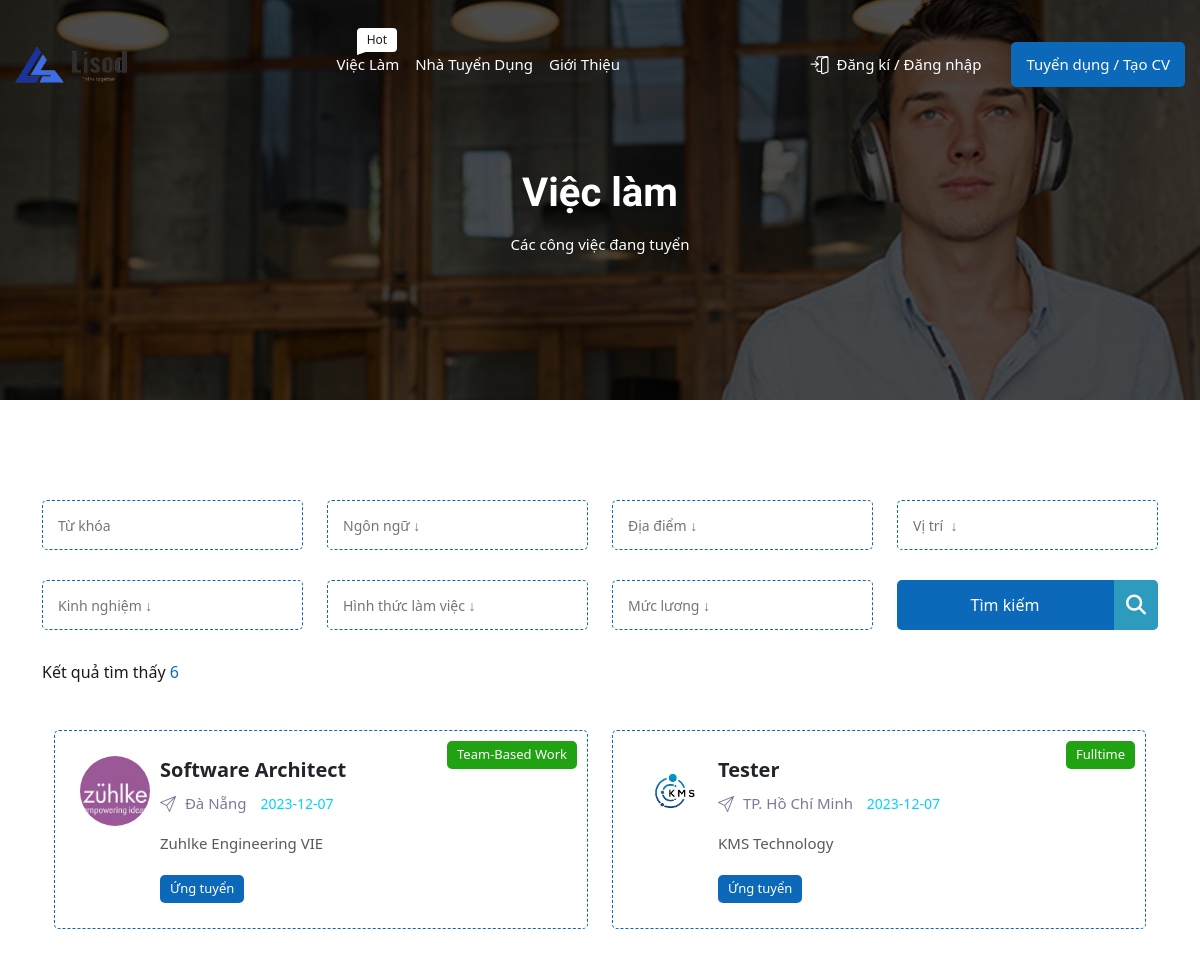
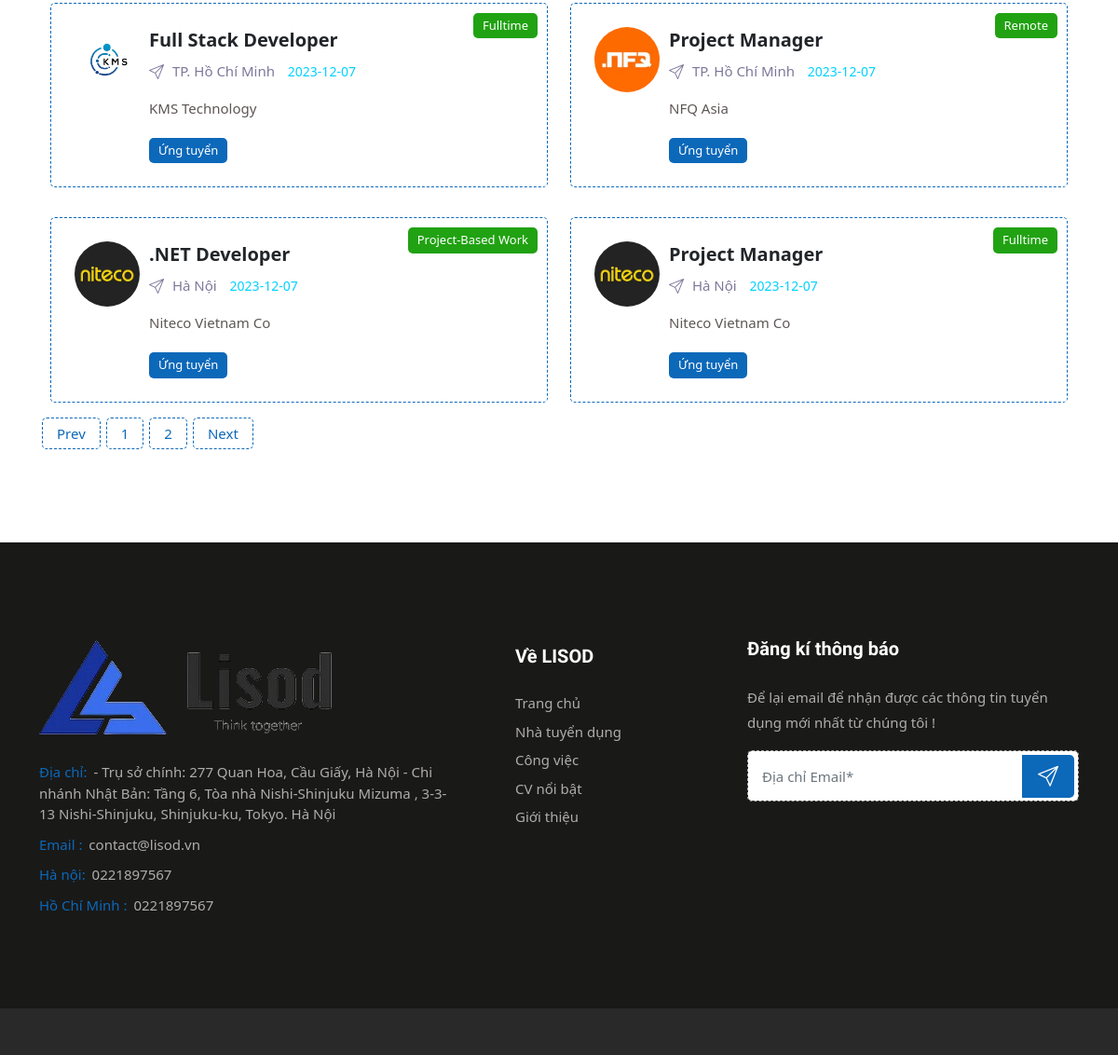
Page /src/WEB/index.php?act=listRecr on the committed database (2 pictures, top to bottom).
### tables this page shows
CREATE TABLE IF NOT EXISTS `datafilter` (
  `id` int(11) NOT NULL,
  `age` varchar(255) NULL,
  `gender` varchar(10) NULL,
  `address` varchar(255) NULL,
  `exp` varchar(255) NULL,
  `job` varchar(255) NULL,
  `level` varchar(255) NULL,
  `salary` varchar(255) NULL,
  `progLang` varchar(255) NULL,
  `typeRecr` varchar(255) NULL,
  `date` varchar(255) NULL
);

CREATE TABLE IF NOT EXISTS `recr` (
  `id` int(10) NOT NULL,
  `idcorp` int(10) NOT NULL,
  `job` varchar(255) NULL,
  `exp` varchar(255) NULL,
  `level` varchar(255) NULL,
  `salary` varchar(255) NULL,
  `progLang` varchar(255) NULL,
  `type` varchar(255) NULL,
  `description` text NULL,
  `start` date  NULL,
  `end` date NULL,
  `request` text NULL
);

CREATE TABLE IF NOT EXISTS `gallery` (
  `id` int(10) NOT NULL,
  `iduser` int(10) NOT NULL,
  `avatar` varchar(255) NULL,
  `thumbnail1` varchar(255) NULL,
  `thumbnail2` varchar(255) NULL,
  `thumbnail3` varchar(255) NULL,
  `thumbnail4` varchar(255) NULL,
  `thumbnail5` varchar(255) NULL
);

CREATE TABLE IF NOT EXISTS `user` (
  `id` int(10) NOT NULL,
  `username` varchar(255) NOT NULL,
  `pass` varchar(255) NOT NULL,
  `name` varchar(255) NOT NULL,
  `email` varchar(255) NOT NULL,
  `phone` varchar(13) NOT NULL,
  `address` varchar(255) NULL,
  `role` int(2) NOT NULL
);

### src/WEB/index.php (called while the page is built)
<?php
include 'controller/controller.php';

### src/WEB/global.php (called while the page is built, shortened)
<?php
function checkfind($input, $output)
{
    $return =  $input !== '' && $input !== 'Không chọn' && $input !== 'Khác' ? $input : $output;
    return $return;
}
function checkCorpAvaNull($input)
{
    $return = $input == '' ? 'assets/img/unknowCorp.png' : 'assets/uploads/' . $input;
    return $return;
}

### src/WEB/model/pdo.php (called while the page is built, shortened)
<?php
function pdo_get_connection(){
    $servername = "db";
    $username = "ankan";
    $password = "310102";
    try {
        $conn = new PDO("mysql:host=$servername;dbname=web_tuyendung", $username, $password);
        $conn->setAttribute(PDO::ATTR_ERRMODE, PDO::ERRMODE_EXCEPTION);
        return $conn;
    } catch(PDOException $e) {
        echo "Connection failed: " . $e->getMessage();
    }
}
function pdo_query($sql){
    $sql_args=array_slice(func_get_args(),1);
    try{
        $conn=pdo_get_connection();
        $stmt=$conn->prepare($sql);
        $stmt->execute($sql_args);
        $rows=$stmt->fetchAll();
        return $rows;
    }
    catch(PDOException $e){
        throw $e;
    }
    finally{
        unset($conn);
    }
}
function pdo_query_one($sql){
    $sql_args=array_slice(func_get_args(),1);
    try{
        $conn=pdo_get_connection();
        $stmt=$conn->prepare($sql);
        $stmt->execute($sql_args);
        $row=$stmt->fetch(PDO::FETCH_ASSOC);
        return $row;
    }
    catch(PDOException $e){
        throw $e;
    }
    finally{
        unset($conn);
    }
}

### src/WEB/model/datafilter.php (called while the page is built)
<?php
function data()
{
    $sql = "SELECT * FROM datafilter ";
    return pdo_query($sql);
}

### src/WEB/model/recr.php (called while the page is built, shortened)
<?php
function recr_select_all($kym, $level, $typeRecr, $salary, $progLang, $address, $exp , $job)
{
    $sql = "SELECT r.* , c.introduce , u.address , u.name , g.avatar FROM recr r LEFT JOIN corp c ON c.id= r.idcorp
        LEFT JOIN user u ON u.id = c.iduser LEFT JOIN gallery g ON u.id = g.iduser where 1 ";
    $sql .= $level !== '' ? " AND r.level LIKE '%" . $level . "%' " : "";
    $sql .= $typeRecr !== '' ? " AND r.type LIKE '%" . $typeRecr . "%' " : "";
    $sql .= $exp !== '' ? " AND r.exp LIKE '%" . $exp . "%' " : "";
    $sql .= $address !== '' ? " AND u.address LIKE '%" . $address . "%' " : "";
    $sql .= $salary !== '' ? " AND r.salary LIKE '%" . $salary . "%' " : "";
    $sql .= $progLang !== '' ? " AND r.progLang LIKE '%" . $progLang . "%' " : "";
    $sql .= $job !== '' ? " AND r.job LIKE '%" . $job . "%' " : "";
    $sql .= " ORDER BY r.id DESC  ";
    $valu = pdo_query($sql);
    return  $valu;
}
function get_records()
{
    $sql = "SELECT r.* , c.introduce , u.address , u.name, g.avatar
        FROM recr r
        LEFT JOIN corp c ON c.id= r.idcorp
        LEFT JOIN user u ON u.id = c.iduser
        LEFT JOIN gallery g ON c.iduser = g.iduser where 1 ORDER BY r.id DESC LIMIT 0,8";
    $valu = pdo_query($sql);
    return  $valu;
}
function get_Total_Records()
{
    $sql = "SELECT COUNT(id) AS total FROM recr";
    $valu = pdo_query_one($sql);
    return $valu;
}

### src/WEB/view/recr/listRecr.php (the view, shortened to what this page needs)
<div class="page-title-area">
    <div class="d-table">
        <div class="d-table-cell">
            <div class="container">
                <div class="title-item">
                    <h2>Việc làm</h2>
                    <ul>
                        <li>
                            Các công việc đang tuyển
                        </li>
                    </ul>
                </div>
            </div>
        </div>
    </div>
</div>
<div class="job-area-list ptb-100">
    <div class="job-filter-area ">
        <div class="container ">
            <form action="index.php?act=listRecr" method="POST">
                <div class="row">
                    <div class="col-sm-6 col-lg-3 form-group position-relative">
                        <input type="text" class="searchSelect" placeholder="Từ khóa" name="key">
                    </div>
                    <div class="col-sm-6 col-lg-3 form-group position-relative">
                        <input name="progLang" type="text" class="searchSelect" id="searchlevel" placeholder="<?= checkfind('', 'Ngôn ngữ'); ?> &darr;">
                    </div>
                    <div class="col-sm-6 col-lg-3 form-group position-relative">
                        <input name="address" type="text" class="searchSelect" id="searchaddress" placeholder="<?= checkfind('', 'Địa điểm'); ?> &darr;">
                    </div>
                    <div class="col-sm-6 col-lg-3 form-group position-relative">
                        <input name="level" type="text" class="searchSelect" id="searchjob" placeholder="<?= checkfind('', 'Vị trí '); ?> &darr;">
                    </div>
                    <div class="col-sm-6 col-lg-3 form-group position-relative">
                        <input name="exp" type="text" class="searchSelect" id="searchexp" placeholder="<?= checkfind('', 'Kinh nghiệm'); ?> &darr;">
                    </div>
                    <div class="col-sm-6 col-lg-3 form-group position-relative">
                        <input name="typeRecr" type="text" class="searchSelect" id="searchskill" placeholder="<?= checkfind('', 'Hình thức làm việc'); ?> &darr;">
                    </div>
                    <div class="col-sm-6 col-lg-3 form-group position-relative">
                        <input name="salary" type="text" class="searchSelect" id="searchsalary" placeholder="<?= checkfind('', 'Mức lương'); ?> &darr;">
                    </div>
                    <div class="col-sm-6 col-lg-3">
                        <button type="submit" name="search_recr" class="btn cmn-btn">
                            Tìm kiếm
                            <i class="fa-solid fa-magnifying-glass"></i>
                        </button>
                    </div>
                </div>
            </form>
        </div>
    </div>
    <div class="container">
        <ul class="job-list-item align-items-center">
            <li>
                <a href="#">Kết quả tìm thấy <span><span><?= $total ?></span></span></a>
            </li>
        </ul>
        <div class="container">
            <div class="row " id="data-container">
                <?php if (empty($val_racr)) {
                    echo "<div class=' my-3'>
                        <div class='employer-item text-center'>
                            Không có việc bạn tìm !
                        </div>
                    </div>";
                } else {
                    foreach ($val_racr as $key) : ?>
                        <?php
                        extract($key);
                        ?>
                        <?php $link_recr = "index.php?act=info_recr&id=" . $id; ?>
                        <div class='col-lg-6  mx-0'>
                            <div class="employer-item my-3 ">
                                <img data-cfsrc='<?= checkCorpAvaNull($avatar)  ?>' alt='Employer' style='width: 70px; height: 70px;object-fit: cover;' class="rounded-circle ">
                                <h3><a href='<?= $link_recr ?>' class="text-dark"><?= $job ?></a></h3>
                                <ul>
                                    <li>
                                        <i class='flaticon-send'></i>
                                        <?= $address ?>
                                    </li>
                                    <li><?= $start ?></li>
                                </ul>
                                <p><?= $name ?>
                                </p>
                                <span class="span-one" style="background-color: var(--secondary);"><a href="<?= $link_recr ?>" class="text-white">Ứng tuyển</a></span>
                                <span class='span-two'><?= $type ?> </span>
                            </div>
                        </div>
                <?php endforeach;
                } ?>
            </div>
        </div>
        <div class="pagination-area">
            <ul class="pagination">
                <li><a href="#" id="prev">Prev</a></li>
                <?php
                for ($i = 1; $i <= $totalPages; $i++) {
                    echo "<li><a href='#' class='page' data-page='$i'>$i</a></li>";
                }
                ?>
                <li><a href="#" id="next">Next</a></li>
            </ul>
        </div>
    </div>
</div>

### src/WEB/assets/css/meanmenu.css (style rules this page uses)
body { font-family:oswald,sans-serif;padding:0;margin:0;font-size:15px;background-color:#f1f1f1 }

### src/WEB/assets/css/comboselect.css (style rules this page uses)
.searchSelect { color: #746d6d; height: 50px; border-radius: 5px; border: 1px dashed var(--secondary); padding-left: 15px; font-size: 14px; line-height: 45px; display: block; width: 100%; outline: none; }

### src/WEB/assets/css/responsive.css (style rules this page uses)
:root { --main: rgba(0,0,0,0.9); --secondary: rgb(12, 104, 185); --secondary-child: rgba(78,205,196,0.5); --font: rgba(0,0,0,0.9); }

### rows in the picture
datafilter: level "Vị trí ↓", exp "Kinh nghiệm ↓", typeRecr "Hình thức làm việc ↓", salary "Mức lương ↓"
recr: gallery.avatar (picture), job "Software Architect", user.address "Đà Nẵng", start "2023-12-07", user.name "Zuhlke Engineering VIE", type "Team-Based Work"
recr: gallery.avatar (picture), job "Tester", user.address "TP. Hồ Chí Minh", start "2023-12-07", user.name "KMS Technology", type "Fulltime"
recr: gallery.avatar (picture), job "Full Stack Developer", user.address "TP. Hồ Chí Minh", start "2023-12-07", user.name "KMS Technology", type "Fulltime"
recr: gallery.avatar (picture), job "Project Manager", user.address "TP. Hồ Chí Minh", start "2023-12-07", user.name "NFQ Asia", type "Remote"
recr: gallery.avatar (picture), job ".NET Developer", user.address "Hà Nội", start "2023-12-07", user.name "Niteco Vietnam Co", type "Project-Based Work"
recr: gallery.avatar (picture), job "Project Manager", user.address "Hà Nội", start "2023-12-07", user.name "Niteco Vietnam Co", type "Fulltime"

### other values in the picture
$total "6"
